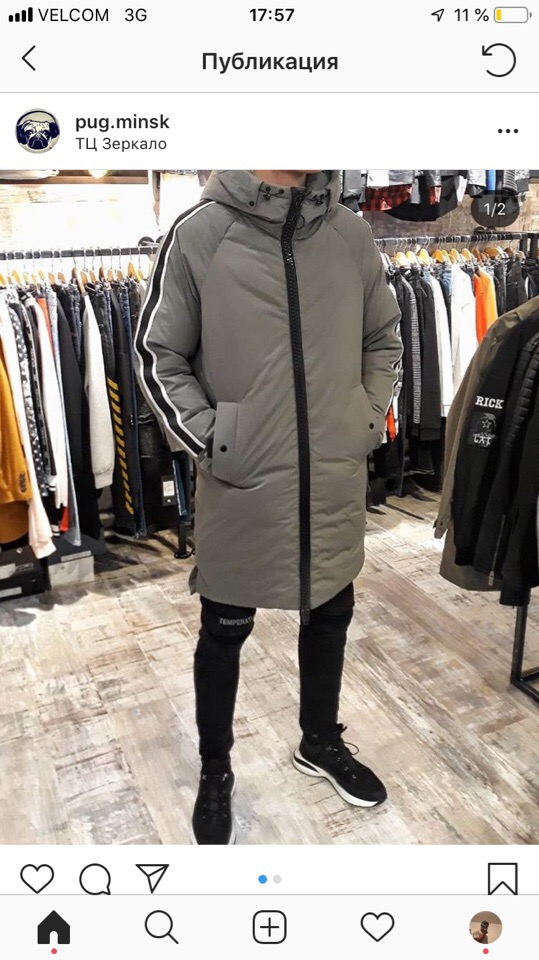
#> input picture test_image/test1.jpg, 539 x 960 px
$ python insta.py --load test_image/test1.jpg --store test_image/test2.jpg
#> lines starting #> are read from the running program, lines starting #| are printed output that depends on the picture; after the words box and inside, x2 and y2 are one past the last pixel; in counts of white or black regions, pixels touching at a corner belong together
#!/usr/bin/python
import cv2
import argparse
import numpy as np
import os
import imghdr

def get_arguments():
    ap = argparse.ArgumentParser()

    try:
        ap.add_argument('-l', '--load', required=True,
                    help='load path for loading img')
    except:
         return 60
    try:
        ap.add_argument('-s', '--store', required=True,
                    help='load path for storing img')
        args = vars(ap.parse_args())
    except:
        return 50

    if not args['load'] or not args['store']:
        ap.error("Please enter path")
    return args


def main():

    while True:
        args = get_arguments()

        if args == 50:
            print("ERROR 50: Parameter input error ")
            return 50
        if args == 60:
            print("ERROR 60: Parameter output error ")
        else:
            img = str(args['load'])

        #Is there a file in the specified path
        if os.path.isfile(img) == False:
            #print("ERROR 100: File not exists")
            return 100

        #The input file is not an image
        if imghdr.what(img) == None:
            #print ("ERROR 101: The file is not an image.")
            return 101

        try:
            image = cv2.imread(img)
#> image is the input picture: shape (960, 539, 3); mean B, G, R 156.2, 162.6, 168.9
        except BaseException:
           # print("ERROR 103: Error reading image")
            return 103

        try:
            frame_to_thresh = image.copy()
            thresh = cv2.inRange(frame_to_thresh, (1, 1, 1), (250, 250, 250))
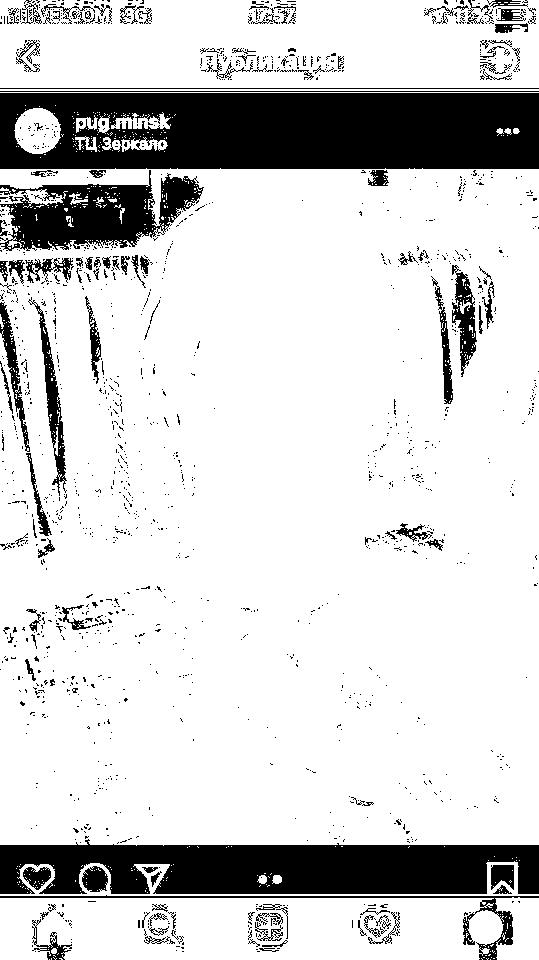
#> thresh: shape (960, 539); 82.3% white; 1505 black regions (1373 under 20 px), largest, box (x1, y1, x2, y2) and area: (0, 93, 539, 169) 37424, (0, 839, 539, 894) 23042, (0, 170, 204, 251) 8859

            kernel = np.ones((5, 5), np.uint8)
            mask = cv2.morphologyEx(thresh, cv2.MORPH_OPEN, kernel)
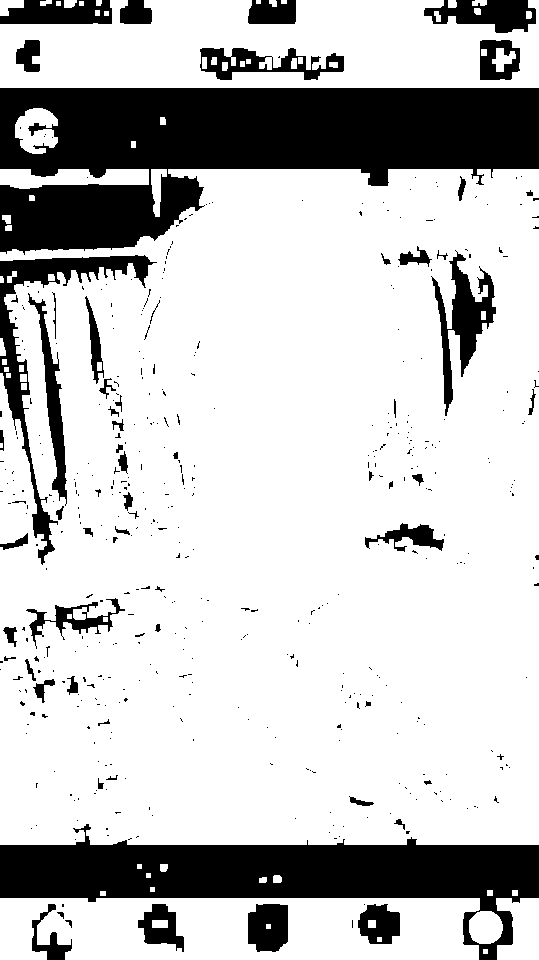
#> mask: shape (960, 539); 77.5% white; 471 black regions (408 under 20 px), largest, box (x1, y1, x2, y2) and area: (0, 88, 539, 255) 54199, (0, 824, 539, 960) 29732, (0, 255, 157, 565) 5672
            mask = cv2.morphologyEx(mask, cv2.MORPH_CLOSE, kernel)
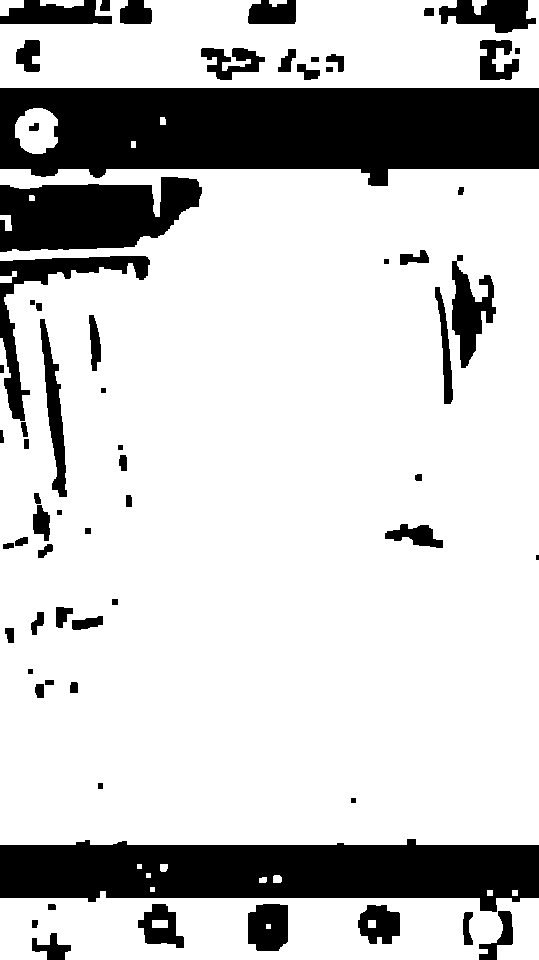
#> mask: shape (960, 539); 78.6% white; 66 black regions (1 under 20 px)

            # find contours in the mask and initialize the current
            cnts = cv2.findContours(mask.copy(), cv2.RETR_EXTERNAL, cv2.CHAIN_APPROX_SIMPLE)[-2]
#> cnts = 21 contours, 3 with area under 20; largest, box (x1, y1, x2, y2) and area: (0, 169, 539, 845) 346160, (0, 0, 539, 88) 40239, (0, 891, 539, 960) 31251, (15, 108, 58, 154) 1464, (0, 0, 24, 16) 226
        except:
          #  print("ERROR 104: File processing error")
            return 104

        # only proceed if at least one contour was found
        if len(cnts) > 0:
            try:
                c = max(cnts, key=cv2.contourArea)
#> c = contour of 402 points, box (x1, y1, x2, y2) (0, 169, 539, 845), area 346160
                x, y, w, h = cv2.boundingRect(c)
#> x = 0; y = 169; w = 539; h = 676
                crop_img = image[y+1:y + h, x:x + w]
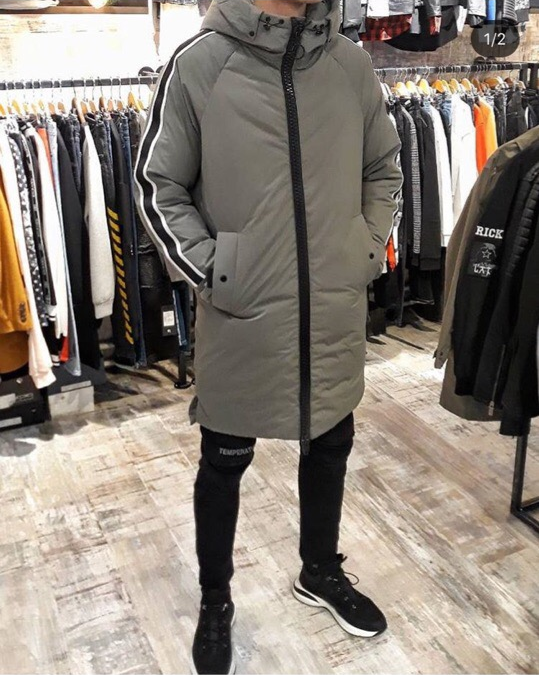
#> crop_img: shape (675, 539, 3); mean B, G, R 120.2, 129.2, 138
            except:
              #  print("ERROR 104: File processing error")
                return 104
            try:
                cv2.imwrite(str(args['store']), crop_img)
            except:
               # print("ERROR 105: Error save file")
                return 105

        return 0
        # else error no image detected


if __name__ == '__main__':
    main()
